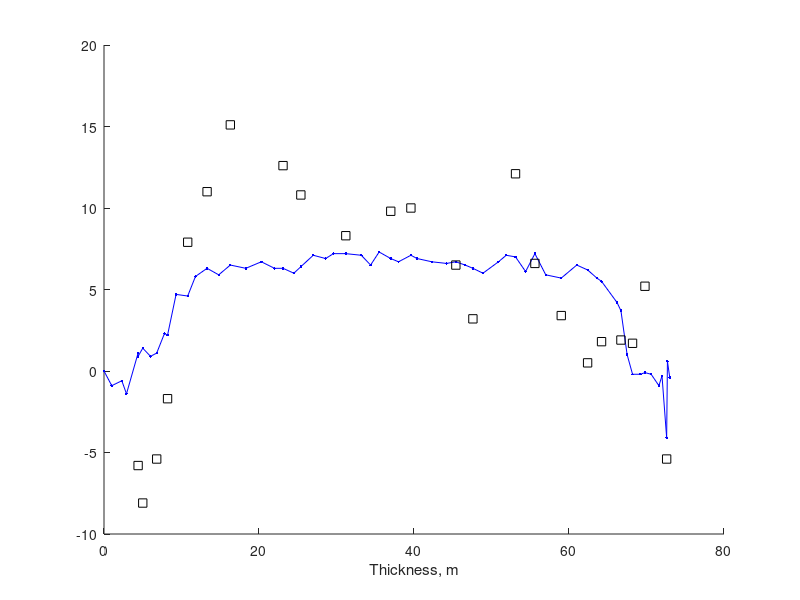

Source code (MATLAB):
% 2026-04-20
% 2019 He etal
% Table S3

% PDB permil
d13C = [
-0.4
0.6
-4.1
-0.3
-0.9
-0.2
-0.1
-0.2
-0.2
1.0
3.7
4.2
5.5
5.7
6.2
6.5
5.7
5.9
7.2
6.1
7.0
7.1
6.7
6.0
6.3
6.5
6.7
6.6
6.7
6.9
7.1
6.7
6.9
7.3
6.5
7.1
7.2
7.2
6.9
7.1
6.4
6.0
6.3
6.3
6.7
6.3
6.5
5.9
6.3
5.8
4.6
4.7
2.2
2.3
1.1
0.9
1.4
0.9
1.1
-1.4
-0.6
-0.9
0.0
]

% VCDT permil
d34S = [
NaN
NaN
14.6
NaN
NaN
NaN
25.2
NaN
21.7
NaN
21.9
NaN
21.8
NaN
20.5
NaN
23.4
NaN
26.6
NaN
32.1
NaN
NaN
NaN
23.2
NaN
26.5
NaN
NaN
NaN
30.0
NaN
29.8
NaN
NaN
NaN
28.3
NaN
NaN
NaN
30.8
NaN
32.6
NaN
NaN
NaN
35.1
NaN
31.0
NaN
27.9
NaN
18.3
NaN
14.6
NaN
11.9
14.2
NaN
NaN
NaN
NaN
NaN
]

Thick=[
73
72.7
72.6
72.0
71.6
70.6
69.8
69.2
68.2
67.5
66.7
66.2
64.2
63.6
62.4
61.0
59.0
57.0
55.6
54.4
53.1
51.9
50.9
48.9
47.6
46.6
45.4
44.2
42.3
40.4
39.6
38
37
35.5
34.4
33.2
31.2
29.6
28.6
27
25.4
24.5
23.1
22
20.3
18.3
16.3
14.8
13.3
11.8
10.8
9.3
8.2
7.8
6.8
6
5
4.4
4.4
2.9
2.3
1
0
]

%
figure
hold on
h1 = plot(Thick, d13C,'-b')
h1l = plot(Thick,d13C, '.b')
h2 = plot(Thick, d34S-20, 'sk')
xlabel('Thickness, m')
